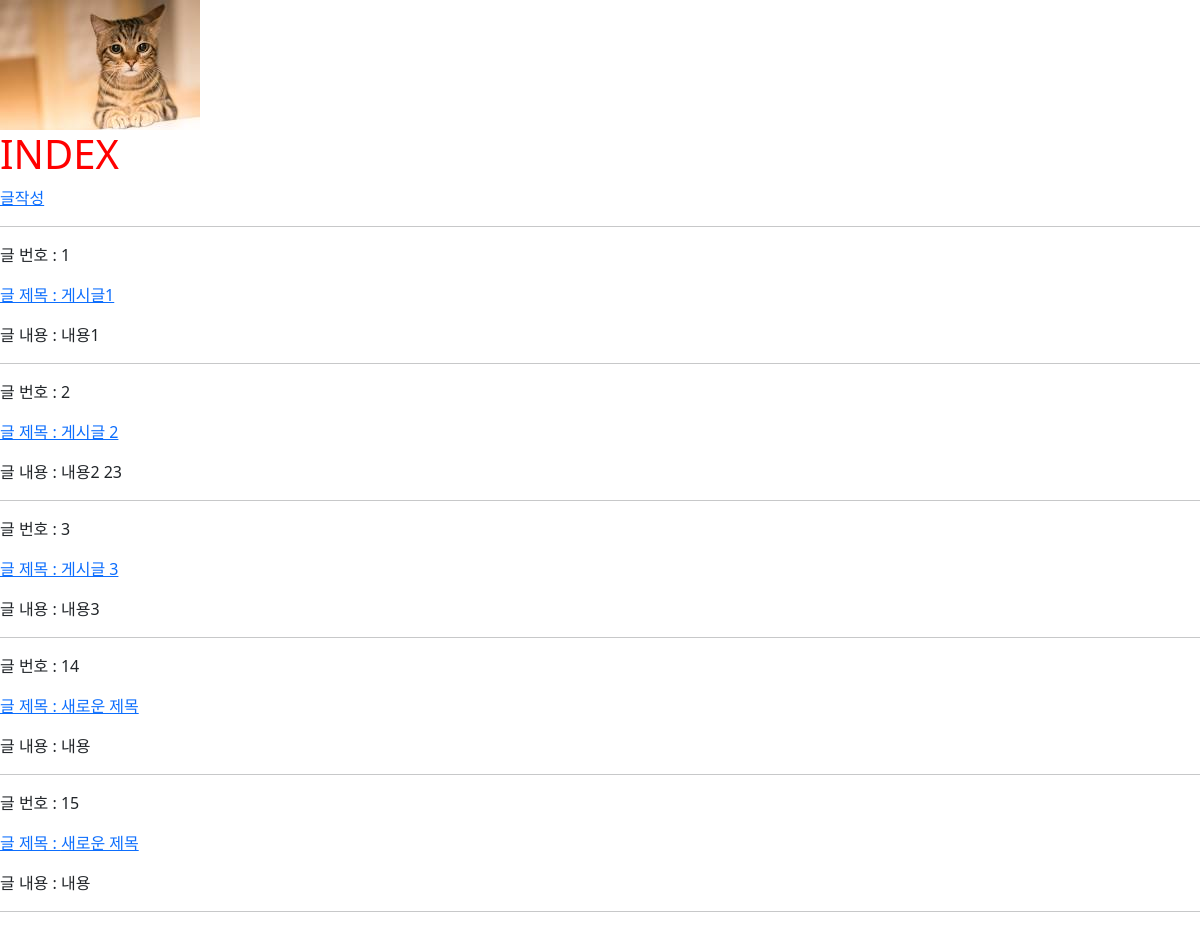
The page /articles/ on the database as committed earlier.
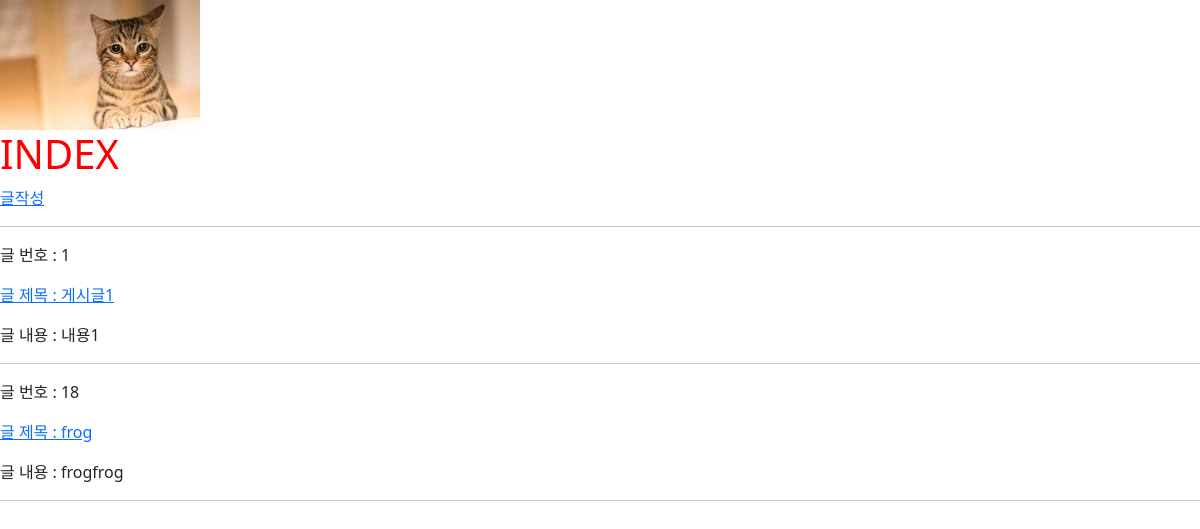
The same page on the database as committed later.
### articles/models.py (models this page shows, shortened)
class Article(models.Model):
    title = models.CharField(max_length=30)  # CHAR는 max_length가 필요
    content = models.TextField()  # 길이 제한 없음
    image = models.ImageField(blank=True, null=True)
    created_at = models.DateTimeField(auto_now_add=True)  # 생성일, 더해질때 한번 더해준다 -> now, add
    updated_at = models.DateTimeField(auto_now=True)  # 수정일, 변경될때 그때의 시간, 날짜 -> now

### articles/views.py (the view)
# urls.py: path('', views.index, name='index'),
def index(request):
    articles = Article.objects.all()
    context = {'articles' : articles}
    return render(request, 'articles/index.html', context)

### articles/templates/articles/index.html
{% extends 'base.html' %}
{% block content %}
    <h1>INDEX</h1>
    <a href="{% url 'articles:create' %}">글작성</a>
    <hr>
    {% for article in articles %}
        <p>글 번호 : {{article.id}}</p>
        <p><a href="{% url 'articles:detail' article.pk %}">글 제목 : {{article.title}}</a></p>
        <p>글 내용 : {{article.content}}</p>
        <hr>
    {% endfor %}
{% endblock content %}

### templates/base.html (shortened to what this page needs)
{% load static %}
<!DOCTYPE html>
<html lang="en">
<head>
    <link href="https://cdn.jsdelivr.net/npm/bootstrap@5.3.0-alpha1/dist/css/bootstrap.min.css" rel="stylesheet">
    <link rel="stylesheet" href="{% static 'base.css' %}">
</head>
<body>
    <img src="{% static 'cat.png' %}" alt="">
    {% block content %}
    {% endblock content %}
</body>
</html>

### static/base.css (style rules this page uses)
h1 { color: red; }

Rows that differ between the two databases and show on the page:
removed Article: id "2", title "게시글 2", content "내용2 23"
removed Article: id "3", title "게시글 3", content "내용3"
removed Article: id "14", title "새로운 제목", content "내용"
removed Article: id "15", title "새로운 제목", content "내용"
added Article: id "18", title "frog", content "frogfrog"
